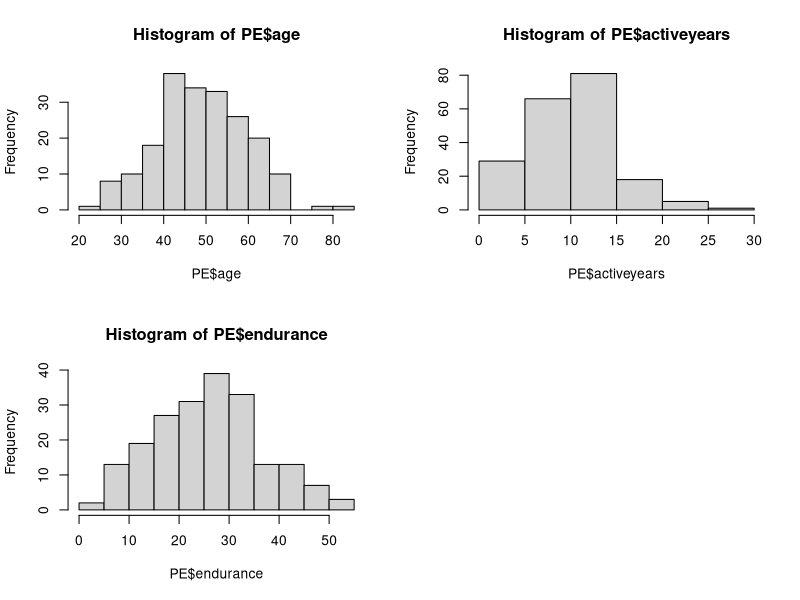
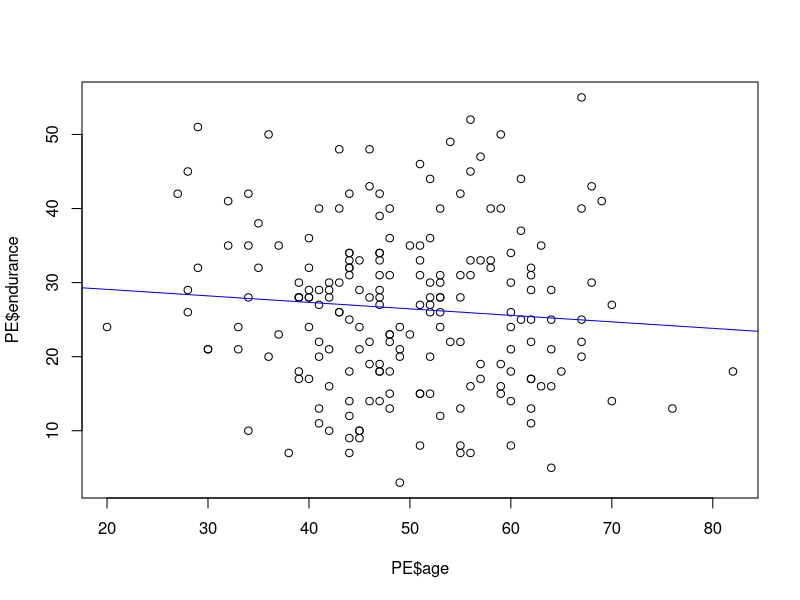
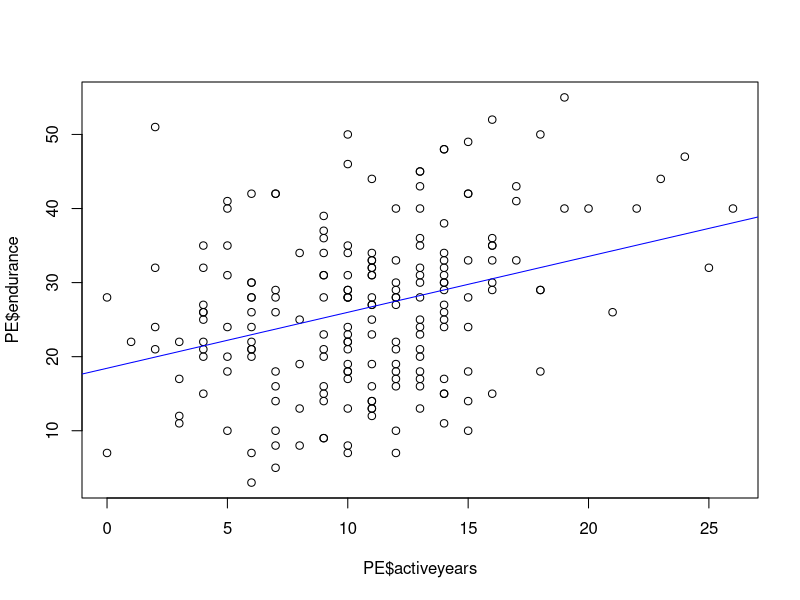
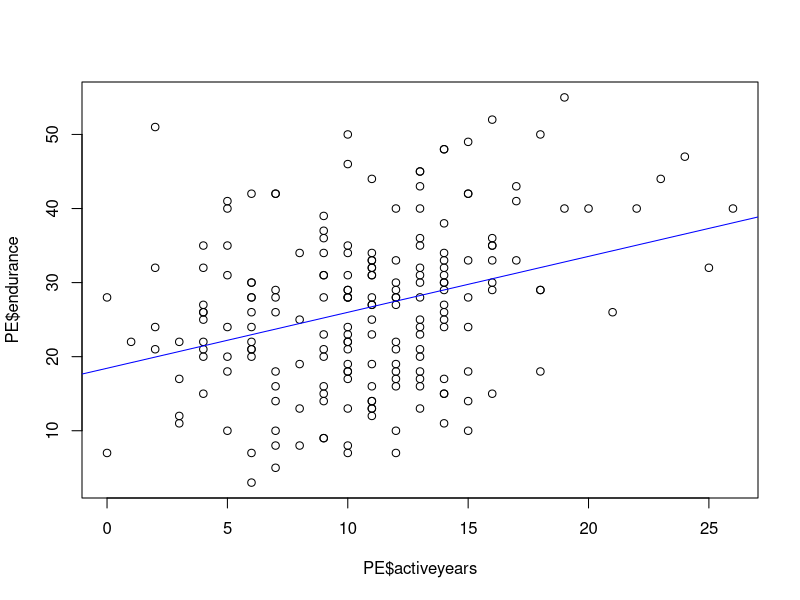
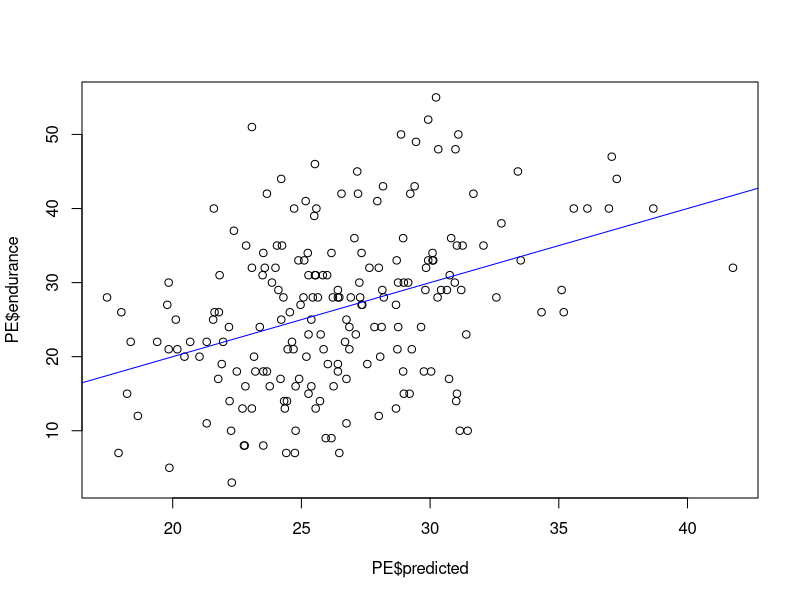
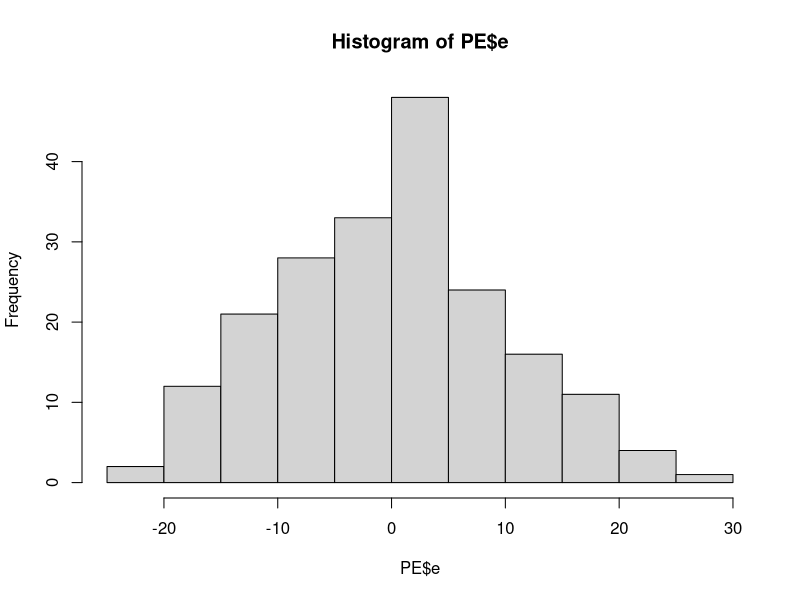
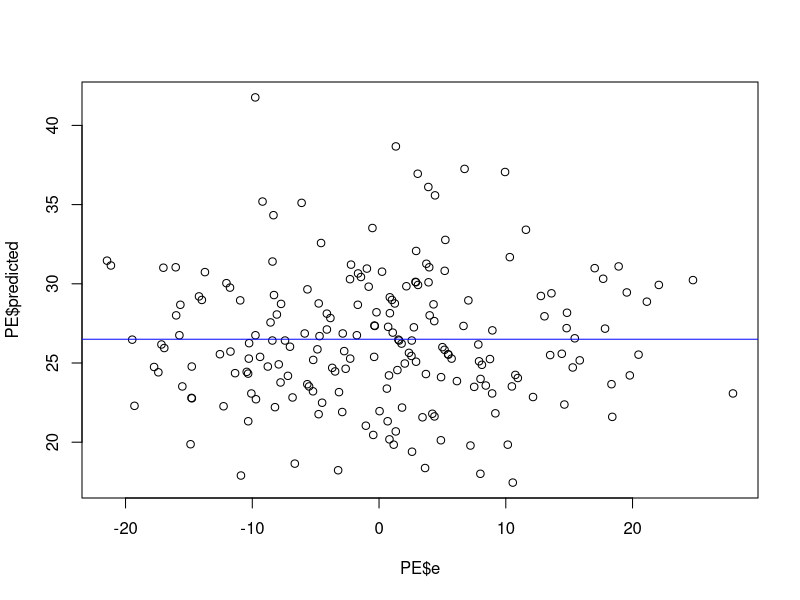

Source code (R) for these figures, in order:
rm(list=ls())

library(psych)

PE <- read.table("../Lab4/stats1-datafiles-Stats1.13.Lab.04.txt" , header = T)

describe(PE)

#Correlation Analysis
cor(PE[2:4])  # Omit column 1 because it contains participant id numbers

round(cor(PE[2:4]), 2)

cor.test(PE$age, PE$activeyears)
cor.test(PE$endurance, PE$activeyears)
cor.test(PE$endurance, PE$age)

# Histograms
layout(matrix(c(1,2,3,4), 2, 2, byrow =TRUE))
hist(PE$age)
hist(PE$activeyears)
hist(PE$endurance)

layout(matrix(c(1,1), 1, 1, byrow =TRUE))

# Regression analysis, unstandardize
model.1 <- lm(PE$endurance ~ PE$age)
summary(model.1)
plot(PE$endurance ~ PE$age)
abline(lm(PE$endurance ~ PE$age), col='blue')

model.2 <- lm(PE$endurance ~ PE$activeyears)
summary(model.2)
plot(PE$endurance ~ PE$activeyears)
abline(lm(PE$endurance ~ PE$activeyears), col='blue')

# multiple regression
model.3 <- lm(PE$endurance ~ PE$age + PE$activeyears)
summary(model.3)
plot(PE$endurance ~ PE$activeyears)
abline(lm(PE$endurance ~ PE$activeyears), col='blue')

# to visualize model3
PE$predicted <- fitted(model.3)
plot(PE$endurance ~ PE$predicted)
abline(lm(PE$endurance ~ PE$predicted), col='blue')

# The function residuals
PE$e <- resid(model.3)
hist(PE$e)
plot(PE$predicted ~ PE$e)
abline(lm(PE$predicted ~ PE$e), col='blue')

# Regression analyses, standardized
# In simple regression, the standardized regression coeffcient will be the same
# as the correlation coefficient

round(cor(PE[2:4]), 2)

model1.z <- lm (scale(PE$endurance) ~ scale(PE$age))
summary(model1.z)

model2.z <- lm (scale(PE$endurance) ~ scale(PE$activeyears))
summary(model2.z)

model3.z <- lm (scale(PE$endurance) ~ scale(PE$age) + scale(PE$activeyears))
summary(model3.z)
